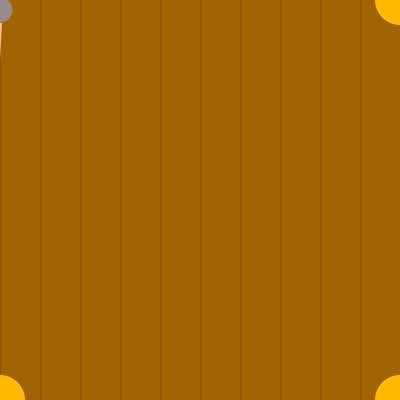
Frame 1 (no input)
Frame 60 (the mouse pressed at the canvas centre just before this capture): identical to frame 1, image omitted
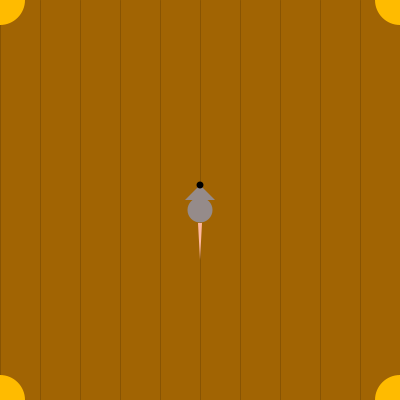
Frame 120 (the mouse held since frame 60 and released just before this capture)

The Processing sketch that drew these frames (run headless with seeded random() and noise(); from frame 60 on, the mouse is pressed at the canvas centre):

// Processing sketch: processing_42164
// ── processing_42164.pde

// Setup the Processing Canvas
void setup() {
  size(400, 400);
  noStroke();
  smooth();
  frameRate(15);
}

// Main draw loop
void draw() {

  // Fill the floor
  background(161, 100, 3);
  for(int i = 0; i < width; i+=40) {
    stroke(136, 84, 3);
    line(i, 0, i, height);
  }
  
  // Call the method to in order to create cheese slices 
  createCheese();
  
  // Draw the mouse nose
  fill(149, 139, 138);
  triangle(mouseX - 15, mouseY, mouseX, mouseY - 15, mouseX + 15, mouseY);
  ellipse(mouseX, mouseY + 10, 25, 25);
  fill(0);
  ellipse(mouseX, mouseY - 15, 7, 7);
  fill(255, 184, 160);
  triangle(mouseX - 2, mouseY + 23, mouseX, mouseY + 60, mouseX + 2, mouseY + 23);
}

// Draw cheese slices  
void createCheese() {
  noStroke();
  fill(255, 187, 0);
  if (mouseX > 30 || mouseY > 30) { 
    ellipse(0, 0, 50, 50);
  } 

  if (mouseX < 370 || mouseY > 30) { 
    ellipse(400, 0, 50, 50);
  }

  if (mouseX > 30 || mouseY < 370) { 
    ellipse(0, 400, 50, 50);
  }

  if (mouseX < 370 || mouseY < 370) { 
    ellipse(400, 400, 50, 50);
  }
}
